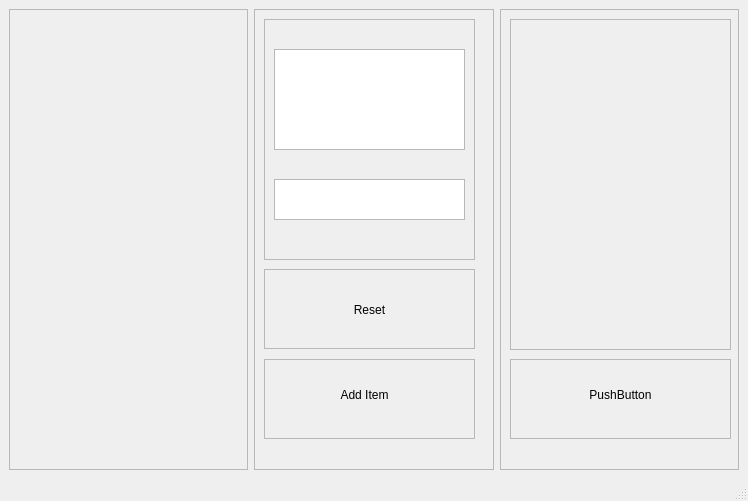
<?xml version="1.0" encoding="UTF-8"?>
<ui version="4.0">
 <class>MainWindow</class>
 <widget class="QMainWindow" name="MainWindow">
  <property name="geometry">
   <rect>
    <x>0</x>
    <y>0</y>
    <width>748</width>
    <height>501</height>
   </rect>
  </property>
  <property name="minimumSize">
   <size>
    <width>50</width>
    <height>100</height>
   </size>
  </property>
  <property name="windowTitle">
   <string>MainWindow</string>
  </property>
  <property name="styleSheet">
   <string notr="true">backgroud-color:rgb(131, 129, 132);</string>
  </property>
  <widget class="QWidget" name="centralwidget">
   <layout class="QHBoxLayout" name="horizontalLayout">
    <item>
     <widget class="QFrame" name="Camera">
      <property name="frameShape">
       <enum>QFrame::StyledPanel</enum>
      </property>
      <property name="frameShadow">
       <enum>QFrame::Raised</enum>
      </property>
     </widget>
    </item>
    <item>
     <widget class="QFrame" name="frame">
      <property name="frameShape">
       <enum>QFrame::StyledPanel</enum>
      </property>
      <property name="frameShadow">
       <enum>QFrame::Raised</enum>
      </property>
      <widget class="QFrame" name="Label">
       <property name="geometry">
        <rect>
         <x>10</x>
         <y>10</y>
         <width>211</width>
         <height>241</height>
        </rect>
       </property>
       <property name="frameShape">
        <enum>QFrame::StyledPanel</enum>
       </property>
       <property name="frameShadow">
        <enum>QFrame::Raised</enum>
       </property>
       <widget class="QTextEdit" name="textEdit">
        <property name="geometry">
         <rect>
          <x>10</x>
          <y>30</y>
          <width>191</width>
          <height>101</height>
         </rect>
        </property>
       </widget>
       <widget class="QTextEdit" name="textEdit_2">
        <property name="geometry">
         <rect>
          <x>10</x>
          <y>160</y>
          <width>191</width>
          <height>41</height>
         </rect>
        </property>
       </widget>
      </widget>
      <widget class="QFrame" name="Reset">
       <property name="geometry">
        <rect>
         <x>10</x>
         <y>260</y>
         <width>211</width>
         <height>80</height>
        </rect>
       </property>
       <property name="frameShape">
        <enum>QFrame::StyledPanel</enum>
       </property>
       <property name="frameShadow">
        <enum>QFrame::Raised</enum>
       </property>
       <widget class="QPushButton" name="pushButton">
        <property name="geometry">
         <rect>
          <x>10</x>
          <y>0</y>
          <width>191</width>
          <height>81</height>
         </rect>
        </property>
        <property name="styleSheet">
         <string notr="true">border: 0px solid;
</string>
        </property>
        <property name="text">
         <string>Reset</string>
        </property>
        <property name="iconSize">
         <size>
          <width>30</width>
          <height>30</height>
         </size>
        </property>
       </widget>
      </widget>
      <widget class="QFrame" name="Add">
       <property name="geometry">
        <rect>
         <x>10</x>
         <y>350</y>
         <width>211</width>
         <height>80</height>
        </rect>
       </property>
       <property name="frameShape">
        <enum>QFrame::StyledPanel</enum>
       </property>
       <property name="frameShadow">
        <enum>QFrame::Raised</enum>
       </property>
       <widget class="QPushButton" name="pushButton_2">
        <property name="geometry">
         <rect>
          <x>0</x>
          <y>0</y>
          <width>201</width>
          <height>71</height>
         </rect>
        </property>
        <property name="styleSheet">
         <string notr="true">border: 0px solid;</string>
        </property>
        <property name="text">
         <string>Add Item</string>
        </property>
       </widget>
      </widget>
     </widget>
    </item>
    <item>
     <widget class="QFrame" name="Right">
      <property name="frameShape">
       <enum>QFrame::StyledPanel</enum>
      </property>
      <property name="frameShadow">
       <enum>QFrame::Raised</enum>
      </property>
      <widget class="QFrame" name="List">
       <property name="geometry">
        <rect>
         <x>10</x>
         <y>10</y>
         <width>221</width>
         <height>331</height>
        </rect>
       </property>
       <property name="frameShape">
        <enum>QFrame::StyledPanel</enum>
       </property>
       <property name="frameShadow">
        <enum>QFrame::Raised</enum>
       </property>
      </widget>
      <widget class="QFrame" name="Purchase">
       <property name="geometry">
        <rect>
         <x>10</x>
         <y>350</y>
         <width>221</width>
         <height>80</height>
        </rect>
       </property>
       <property name="frameShape">
        <enum>QFrame::StyledPanel</enum>
       </property>
       <property name="frameShadow">
        <enum>QFrame::Raised</enum>
       </property>
       <widget class="QPushButton" name="pushButton_3">
        <property name="geometry">
         <rect>
          <x>10</x>
          <y>0</y>
          <width>201</width>
          <height>71</height>
         </rect>
        </property>
        <property name="styleSheet">
         <string notr="true">border:0px solid;</string>
        </property>
        <property name="text">
         <string>PushButton</string>
        </property>
       </widget>
      </widget>
     </widget>
    </item>
   </layout>
  </widget>
  <widget class="QMenuBar" name="menubar">
   <property name="geometry">
    <rect>
     <x>0</x>
     <y>0</y>
     <width>748</width>
     <height>22</height>
    </rect>
   </property>
  </widget>
  <widget class="QStatusBar" name="statusbar"/>
 </widget>
 <resources/>
 <connections/>
</ui>
